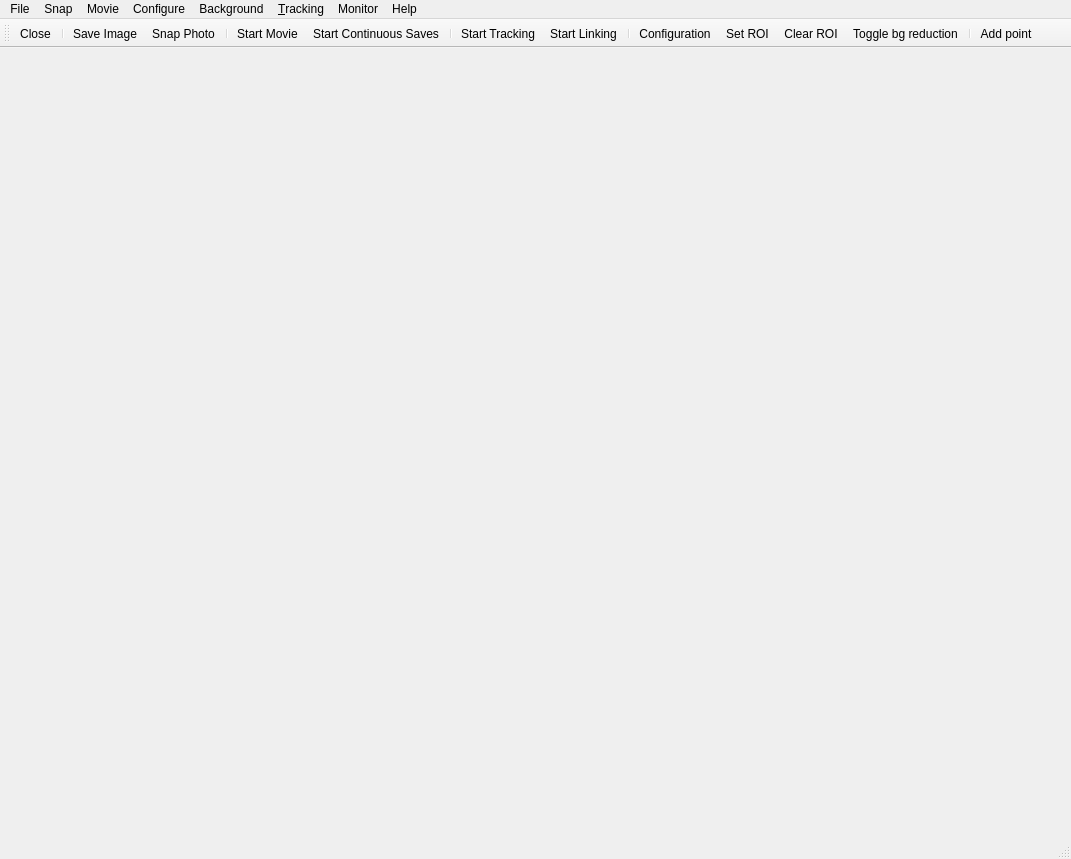
<?xml version="1.0" encoding="UTF-8"?>
<ui version="4.0">
 <class>MainWindow</class>
 <widget class="QMainWindow" name="MainWindow">
  <property name="geometry">
   <rect>
    <x>0</x>
    <y>0</y>
    <width>1071</width>
    <height>859</height>
   </rect>
  </property>
  <property name="minimumSize">
   <size>
    <width>800</width>
    <height>800</height>
   </size>
  </property>
  <property name="windowTitle">
   <string>PyNTA: Python Nanoparticle Tracking Analysis</string>
  </property>
  <property name="locale">
   <locale language="English" country="UnitedStates"/>
  </property>
  <property name="dockNestingEnabled">
   <bool>true</bool>
  </property>
  <widget class="QWidget" name="centralwidget">
   <property name="enabled">
    <bool>true</bool>
   </property>
  </widget>
  <widget class="QMenuBar" name="menubar">
   <property name="geometry">
    <rect>
     <x>0</x>
     <y>0</y>
     <width>1071</width>
     <height>21</height>
    </rect>
   </property>
   <widget class="QMenu" name="menuFile">
    <property name="title">
     <string>File</string>
    </property>
    <addaction name="actionLoad_Config"/>
    <addaction name="actionSave_Image"/>
    <addaction name="actionLoad_Data"/>
    <addaction name="actionClose"/>
   </widget>
   <widget class="QMenu" name="menuSnap">
    <property name="title">
     <string>Snap</string>
    </property>
    <addaction name="actionSnap_Photo"/>
   </widget>
   <widget class="QMenu" name="menuMovie">
    <property name="title">
     <string>Movie</string>
    </property>
    <addaction name="actionStart_Movie"/>
    <addaction name="actionStop_Movie"/>
    <addaction name="actionStart_Continuous_Saves"/>
    <addaction name="actionStop_Continuous_Saves"/>
   </widget>
   <widget class="QMenu" name="menuConfigure">
    <property name="title">
     <string>Configure</string>
    </property>
    <addaction name="actionSet_ROI"/>
    <addaction name="actionClear_ROI"/>
    <addaction name="actionConfiguration"/>
    <addaction name="actionInitialize_Camera"/>
    <addaction name="actionClose_Camera"/>
   </widget>
   <widget class="QMenu" name="menuBackground">
    <property name="title">
     <string>Background</string>
    </property>
    <addaction name="actionToggle_bg_reduction"/>
   </widget>
   <widget class="QMenu" name="menuTracking">
    <property name="title">
     <string>&amp;Tracking</string>
    </property>
    <addaction name="actionStart_Tracking"/>
    <addaction name="actionStop_Tracking"/>
    <addaction name="actionStart_Linking"/>
    <addaction name="actionStop_Linking"/>
    <addaction name="actionSave_Tracks"/>
    <addaction name="actionUpdate_Histogram"/>
    <addaction name="actionTracking_Config"/>
   </widget>
   <widget class="QMenu" name="menuHelp">
    <property name="title">
     <string>Help</string>
    </property>
    <addaction name="actionShow_Cheatsheet"/>
    <addaction name="actionAbout"/>
   </widget>
   <widget class="QMenu" name="menuMonitor">
    <property name="title">
     <string>Monitor</string>
    </property>
    <addaction name="actionAdd_Monitor_Point"/>
    <addaction name="actionClear_all"/>
   </widget>
   <addaction name="menuFile"/>
   <addaction name="menuSnap"/>
   <addaction name="menuMovie"/>
   <addaction name="menuConfigure"/>
   <addaction name="menuBackground"/>
   <addaction name="menuTracking"/>
   <addaction name="menuMonitor"/>
   <addaction name="menuHelp"/>
  </widget>
  <widget class="QToolBar" name="toolBar">
   <property name="windowTitle">
    <string>toolBar</string>
   </property>
   <attribute name="toolBarArea">
    <enum>TopToolBarArea</enum>
   </attribute>
   <attribute name="toolBarBreak">
    <bool>false</bool>
   </attribute>
   <addaction name="actionClose"/>
   <addaction name="separator"/>
   <addaction name="actionSave_Image"/>
   <addaction name="actionSnap_Photo"/>
   <addaction name="separator"/>
   <addaction name="actionStart_Movie"/>
   <addaction name="actionStart_Continuous_Saves"/>
   <addaction name="separator"/>
   <addaction name="actionStart_Tracking"/>
   <addaction name="actionStart_Linking"/>
   <addaction name="separator"/>
   <addaction name="actionConfiguration"/>
   <addaction name="actionSet_ROI"/>
   <addaction name="actionClear_ROI"/>
   <addaction name="actionToggle_bg_reduction"/>
   <addaction name="separator"/>
   <addaction name="actionAdd_Monitor_Point"/>
  </widget>
  <widget class="QStatusBar" name="statusBar"/>
  <action name="actionLoad_Config">
   <property name="icon">
    <iconset resource="../resources.qrc">
     <normaloff>:/icon_/Icons/science-and-fiction_upload.svg</normaloff>:/icon_/Icons/science-and-fiction_upload.svg</iconset>
   </property>
   <property name="text">
    <string>Load Config</string>
   </property>
  </action>
  <action name="actionSave_Image">
   <property name="icon">
    <iconset resource="../resources.qrc">
     <normaloff>:/icon_/Icons/pictogram_save.svg</normaloff>:/icon_/Icons/pictogram_save.svg</iconset>
   </property>
   <property name="text">
    <string>Save Image</string>
   </property>
  </action>
  <action name="actionLoad_Data">
   <property name="icon">
    <iconset resource="../resources.qrc">
     <normaloff>:/icon_/Icons/pictogram_open.svg</normaloff>:/icon_/Icons/pictogram_open.svg</iconset>
   </property>
   <property name="text">
    <string>Load Data</string>
   </property>
  </action>
  <action name="actionSnap_Photo">
   <property name="icon">
    <iconset resource="../resources.qrc">
     <normaloff>:/icon_/Icons/science-and-fiction_capture.svg</normaloff>:/icon_/Icons/science-and-fiction_capture.svg</iconset>
   </property>
   <property name="text">
    <string>Snap Photo</string>
   </property>
  </action>
  <action name="actionStart_Movie">
   <property name="icon">
    <iconset resource="../resources.qrc">
     <normaloff>:/icon_/Icons/pictogram_record.svg</normaloff>:/icon_/Icons/pictogram_record.svg</iconset>
   </property>
   <property name="text">
    <string>Start Movie</string>
   </property>
  </action>
  <action name="actionStop_Movie">
   <property name="icon">
    <iconset resource="../resources.qrc">
     <normaloff>:/icon_/Icons/pictogram_record.svg</normaloff>:/icon_/Icons/pictogram_record.svg</iconset>
   </property>
   <property name="text">
    <string>Stop Movie</string>
   </property>
  </action>
  <action name="actionStart_Continuous_Saves">
   <property name="icon">
    <iconset resource="../resources.qrc">
     <normaloff>:/icon_/Icons/hatch_download.svg</normaloff>:/icon_/Icons/hatch_download.svg</iconset>
   </property>
   <property name="text">
    <string>Start Continuous Saves</string>
   </property>
  </action>
  <action name="actionStop_Continuous_Saves">
   <property name="icon">
    <iconset resource="../resources.qrc">
     <normaloff>:/icon_/Icons/hatch_download.svg</normaloff>:/icon_/Icons/hatch_download.svg</iconset>
   </property>
   <property name="text">
    <string>Stop Continuous Saves</string>
   </property>
  </action>
  <action name="actionSet_ROI">
   <property name="icon">
    <iconset resource="../resources.qrc">
     <normaloff>:/icon_/Icons/pictogram_crop.svg</normaloff>:/icon_/Icons/pictogram_crop.svg</iconset>
   </property>
   <property name="text">
    <string>Set ROI</string>
   </property>
  </action>
  <action name="actionClear_ROI">
   <property name="icon">
    <iconset resource="../resources.qrc">
     <normaloff>:/icon_/Icons/hatch_enlarge.svg</normaloff>:/icon_/Icons/hatch_enlarge.svg</iconset>
   </property>
   <property name="text">
    <string>Clear ROI</string>
   </property>
  </action>
  <action name="actionConfiguration">
   <property name="icon">
    <iconset resource="../resources.qrc">
     <normaloff>:/icon_/Icons/avocado_calibrate.svg</normaloff>:/icon_/Icons/avocado_calibrate.svg</iconset>
   </property>
   <property name="text">
    <string>Configuration</string>
   </property>
  </action>
  <action name="actionToggle_bg_reduction">
   <property name="icon">
    <iconset resource="../resources.qrc">
     <normaloff>:/icon_/Icons/duotone_edit.svg</normaloff>:/icon_/Icons/duotone_edit.svg</iconset>
   </property>
   <property name="text">
    <string>Toggle bg reduction</string>
   </property>
  </action>
  <action name="actionStart_Tracking">
   <property name="icon">
    <iconset resource="../resources.qrc">
     <normaloff>:/icon_/Icons/duotone_chart.svg</normaloff>:/icon_/Icons/duotone_chart.svg</iconset>
   </property>
   <property name="text">
    <string>Start Tracking</string>
   </property>
  </action>
  <action name="actionStart_Linking">
   <property name="icon">
    <iconset resource="../resources.qrc">
     <normaloff>:/icon_/Icons/pictogram_link.svg</normaloff>:/icon_/Icons/pictogram_link.svg</iconset>
   </property>
   <property name="text">
    <string>Start Linking</string>
   </property>
  </action>
  <action name="actionStop_Tracking">
   <property name="icon">
    <iconset resource="../resources.qrc">
     <normaloff>:/icon_/Icons/duotone_chart.svg</normaloff>:/icon_/Icons/duotone_chart.svg</iconset>
   </property>
   <property name="text">
    <string>Stop Tracking</string>
   </property>
  </action>
  <action name="actionStop_Linking">
   <property name="icon">
    <iconset resource="../resources.qrc">
     <normaloff>:/icon_/Icons/pictogram_link.svg</normaloff>:/icon_/Icons/pictogram_link.svg</iconset>
   </property>
   <property name="text">
    <string>Stop Linking</string>
   </property>
  </action>
  <action name="actionSave_Tracks">
   <property name="text">
    <string>Save Tracks</string>
   </property>
  </action>
  <action name="actionShow_Cheatsheet">
   <property name="icon">
    <iconset resource="../resources.qrc">
     <normaloff>:/icon_/Icons/sketchy_create.svg</normaloff>:/icon_/Icons/sketchy_create.svg</iconset>
   </property>
   <property name="text">
    <string>Show Cheatsheet</string>
   </property>
  </action>
  <action name="actionAbout">
   <property name="icon">
    <iconset resource="../resources.qrc">
     <normaloff>:/icon_/Icons/hatch_ask.svg</normaloff>:/icon_/Icons/hatch_ask.svg</iconset>
   </property>
   <property name="text">
    <string>About</string>
   </property>
  </action>
  <action name="actionClose">
   <property name="icon">
    <iconset resource="../resources.qrc">
     <normaloff>:/icon_/Icons/pictogram_close.svg</normaloff>:/icon_/Icons/pictogram_close.svg</iconset>
   </property>
   <property name="text">
    <string>Close</string>
   </property>
  </action>
  <action name="actionInitialize_Camera">
   <property name="text">
    <string>Initialize Camera</string>
   </property>
  </action>
  <action name="actionClose_Camera">
   <property name="text">
    <string>Close Camera</string>
   </property>
  </action>
  <action name="actionUpdate_Histogram">
   <property name="text">
    <string>Update Histogram</string>
   </property>
  </action>
  <action name="actionTracking_Config">
   <property name="text">
    <string>Config</string>
   </property>
  </action>
  <action name="actionAdd_Monitor_Point">
   <property name="icon">
    <iconset>
     <normaloff>../Icons/monitor_graph.svg</normaloff>../Icons/monitor_graph.svg</iconset>
   </property>
   <property name="text">
    <string>Add point</string>
   </property>
  </action>
  <action name="actionClear_all">
   <property name="icon">
    <iconset>
     <normaloff>../Icons/empty_graph.svg</normaloff>../Icons/empty_graph.svg</iconset>
   </property>
   <property name="text">
    <string>Clear all</string>
   </property>
  </action>
 </widget>
 <resources>
  <include location="../resources.qrc"/>
 </resources>
 <connections/>
</ui>
